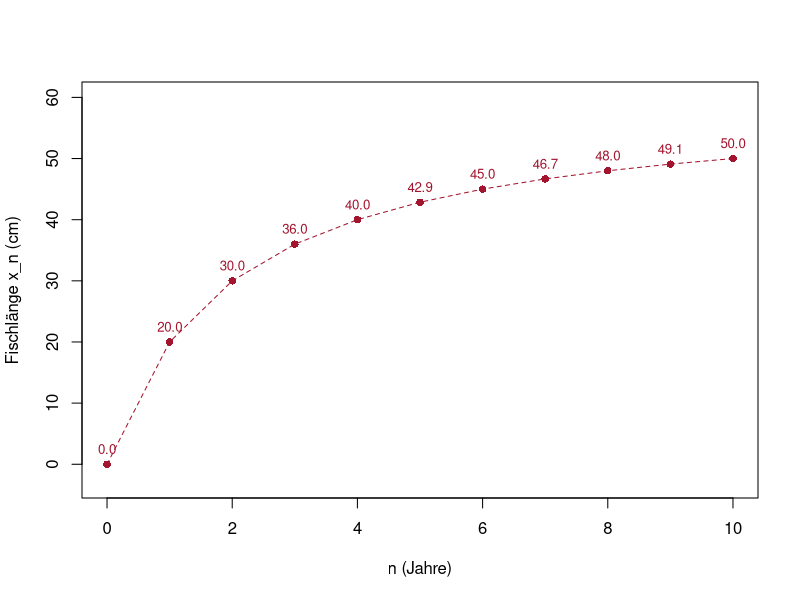

Generate this figure with R:
# Abb. 1.1: Fischlänge nach n Jahren (Buch, Abschnitt 1.1, Gl. 1.1)
# explizite Folge x_n = 60 n / (n + 2)
# (c) 2026 Philipp Kügler · Programm zum Buch „Dynamische Systeme in den Lebenswissenschaften“ · MIT-Lizenz (siehe LICENSE)
n <- 0:10                          # n = 0, 1, ..., 10
x <- 60 * n / (n + 2)              # Formel für das n-te Folgenglied (elementweise)

cat(sprintf("%.1f", x), "\n")      # 0.0 20.0 30.0 36.0 40.0 42.9 45.0 ...

rot <- rgb(0.64, 0.08, 0.18)
plot(n, x, type = "o", lty = 2, pch = 16, col = rot, ylim = c(-3, 60),
     xlab = "n (Jahre)", ylab = "Fischlänge x_n (cm)")
text(n, x + 2.5, sprintf("%.1f", x), col = rot, cex = 0.8)
